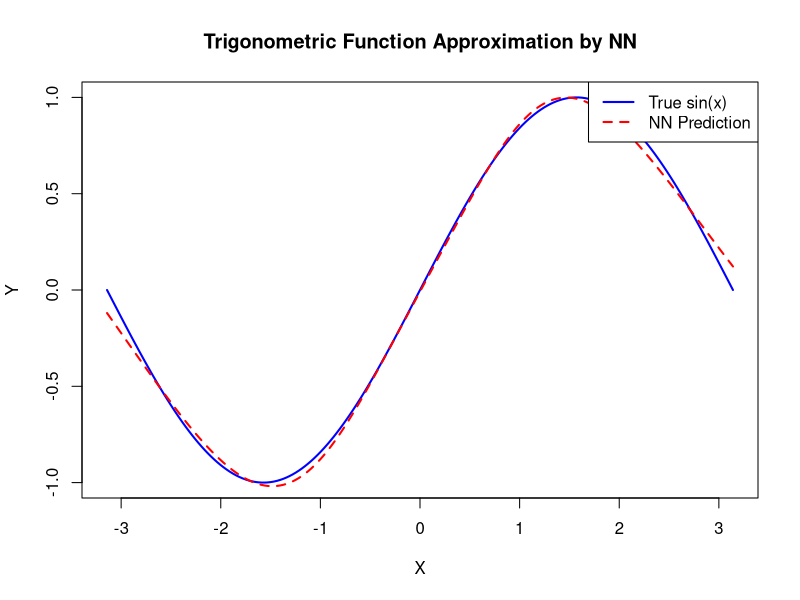

Here is the R script that generated this plot:
sigmoid <- function(x) {
  return(1 / (1 + exp(-x)))
}
derivativeActivation <- function(x) {
  return(sigmoid(x) * (1 - sigmoid(x)))
}
feedForward <- function(x, w1, w2, activation) {
  output <- rep(0, length(x))
  for (i in 1:length(x)) {
    a1 <- w1 %*% matrix(rbind(1, x[i]), ncol = 1)
    z1 <- activation(a1)
    a2 <- w2 %*% matrix(rbind(1, z1), ncol = 1)
    output[i] <- a2
  }
  return(output)
}
backPropagation <- function(x, y, w1, w2, activation, derivativeActivation) {
  preds <- feedForward(x, w1, w2, activation)
  derivCost <- -2 * (y - preds)
  dw1 <- matrix(0, ncol = 2, nrow = nrow(w1))
  dw2 <- matrix(0, nrow = length(x), ncol = ncol(w2))
  for (i in 1:length(x)) {
    a1 <- w1 %*% matrix(rbind(1, x[i]), ncol = 1)
    da2dw2 <- matrix(rbind(1, activation(a1)), nrow = 1)
    dw2[i, ] <- derivCost[i] * da2dw2
  }
  for (i in 1:length(x)) {
    a1 <- w1 %*% matrix(rbind(1, x[i]), ncol = 1)
    da2da1 <- derivativeActivation(a1) * matrix(w2[, -1], ncol = 1)
    da2dw1 <- da2da1 %*% matrix(rbind(1, x[i]), nrow = 1)
    dw1 <- dw1 + derivCost[i] * da2dw1
  }
  gradient <- list(dw1, colSums(dw2))
  return(gradient)
}
set.seed(42)
x_train <- seq(-pi, pi, length.out = 200)
y_train <- sin(x_train)
hidden_neurons <- 10
w1 <- matrix(runif(hidden_neurons * 2, -1, 1), nrow = hidden_neurons)
w2 <- matrix(runif(1 * (hidden_neurons + 1), -1, 1), nrow = 1)
lr <- 0.01
epochs <- 500
for (epoch in 1:epochs) {
  shuffle_idx <- sample(length(x_train))
  x_shuffled <- x_train[shuffle_idx]
  y_shuffled <- y_train[shuffle_idx]
  for (i in 1:length(x_shuffled)) {
    grads <- backPropagation(x_shuffled[i], y_shuffled[i], w1, w2, sigmoid, derivativeActivation)
    w1 <- w1 - lr * grads[[1]]
    w2 <- w2 - lr * matrix(grads[[2]], nrow = 1)
  }
}
final_preds <- feedForward(x_train, w1, w2, sigmoid)
mse <- mean((y_train - final_preds)^2)
print(paste("Training Error (MSE):", mse))
png("nn_trigonometric_approximation.png", width = 1200, height = 800, res = 150)
plot(x_train, y_train, type = "l", col = "blue", lwd = 2, main = "Trigonometric Function Approximation by NN", xlab = "X", ylab = "Y")
lines(x_train, final_preds, col = "red", lwd = 2, lty = 2)
legend("topright", legend = c("True sin(x)", "NN Prediction"), col = c("blue", "red"), lty = c(1, 2), lwd = 2)
dev.off()
